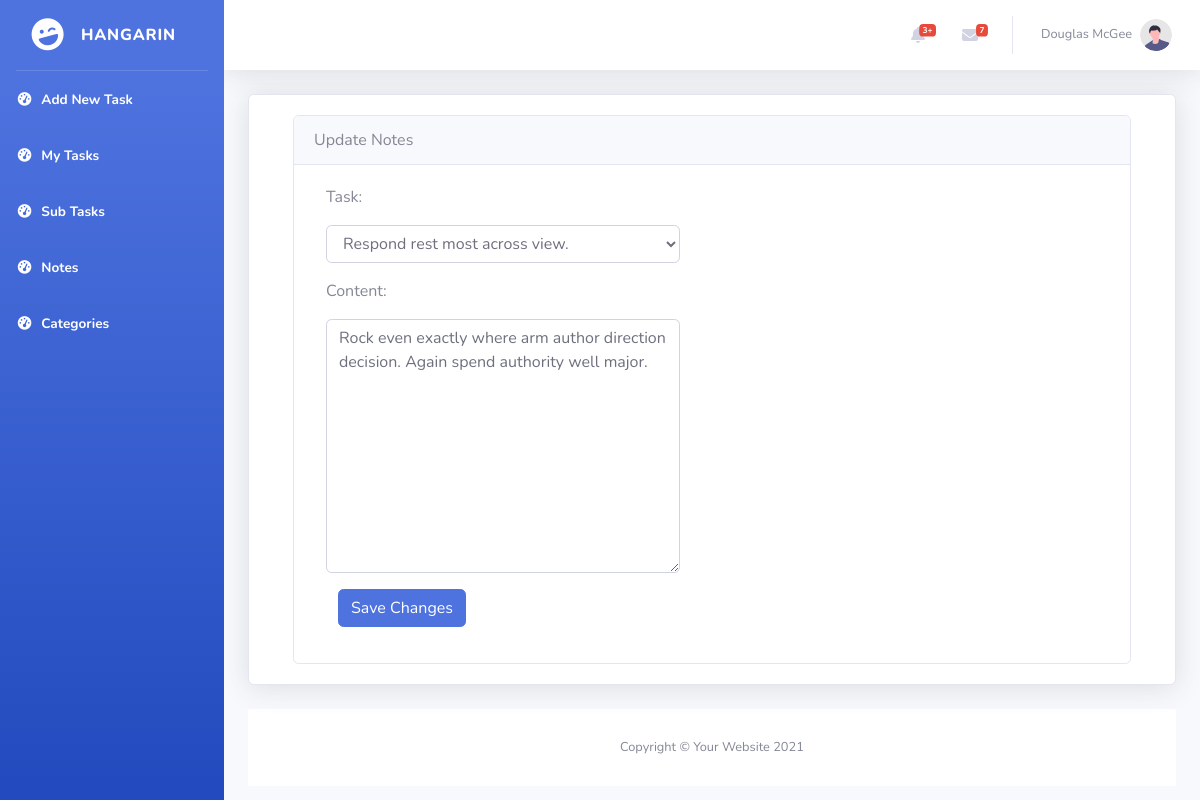
The app's page /notes_list/1, older data.
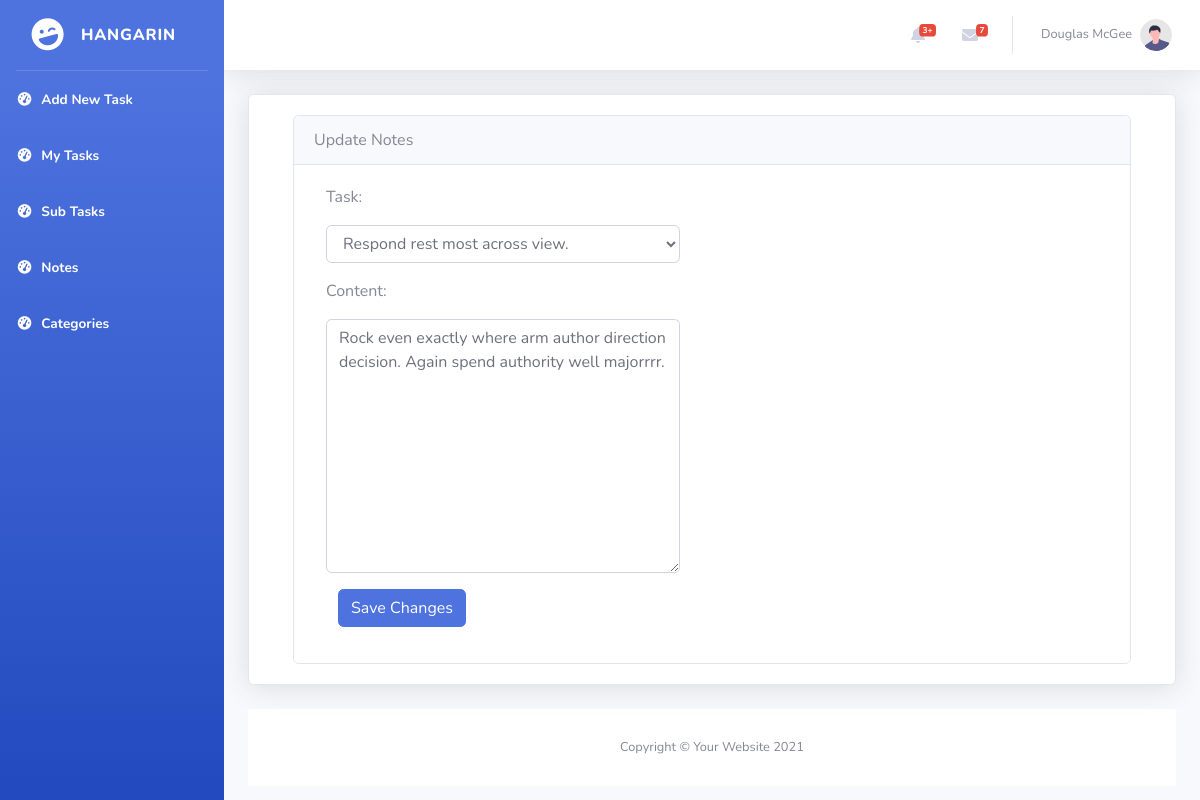
The same page, newer data.
### tasks/models.py (models this page shows, shortened)
class BaseModel(models.Model):
    created_at = models.DateTimeField(auto_now_add=True)
    updated_at = models.DateTimeField(auto_now=True)
    class Meta:
        abstract = True

class Note(BaseModel):
    task = models.ForeignKey(Task, on_delete=models.CASCADE)
    content = models.TextField()

### tasks/views.py (the view)
# urls.py: path('notes_list/<pk>', NotesUpdateView.as_view(), name='notes-update'),
class NotesUpdateView(UpdateView):
    model = Note
    form_class = NoteForm
    template_name = 'notes_form.html'
    success_url = reverse_lazy('notes-list')

### tasks/forms.py
class NoteForm(ModelForm):
    class Meta:
        model = Note
        fields = "__all__"

### tasks/models.py (called while the page is built)
    def __str__(self):
        return self.title

### templates/notes_form.html (shortened to what the changed rows need)
{% load static %}
<!DOCTYPE html>
<html lang="en">
<head>
    <link href="{% static 'vendor/fontawesome-free/css/all.min.css' %}" rel="stylesheet" type="text/css">
    <link href="{% static 'css/sb-admin-2.min.css' %}" rel="stylesheet">
</head>
<body id="page-top">
    <div id="wrapper">
        <div id="content-wrapper" class="d-flex flex-column">
            <div id="content">
                <div class="container-fluid">
                    <div class="card shadow mb-4">
                        <div class="card-body">
                           <div class="content">
                                <div class="container-fluid">
                                    <div class="row">
                                        <div class="col-md-12">
                                            <div class="card">
                                                <div class="col-md-6">
                                                    <div class="card-body">
                                                        <form action="" method="post" novalidate>
                                                            {% include 'includes/form.html' %}
                                                        </form>
                                                    </div>
                                                </div>
                                            </div>
                                        </div>
                                    </div>
                                </div>
                            </div>
                        </div>
                    </div>
        </div>
    </div>
</body>
</html>

### templates/includes/form.html (shortened to what this page needs)
{% load widget_tweaks %}
{% for field in form %}
<div class="field item form-group">
    <label>{{ field.label_tag }}</label>
    <div class="form-group">
        {% render_field field class="form-control" %}
    </div>
</div>
{% endfor %}

Row changes from the older to the newer data that the page shows:
changed Note "Respond rest most across view.": content "Rock even exactly where arm author direction decision. Again spend authority well major." → "Rock even exactly where arm author direction decision. Again spend authority well majorrrr."
